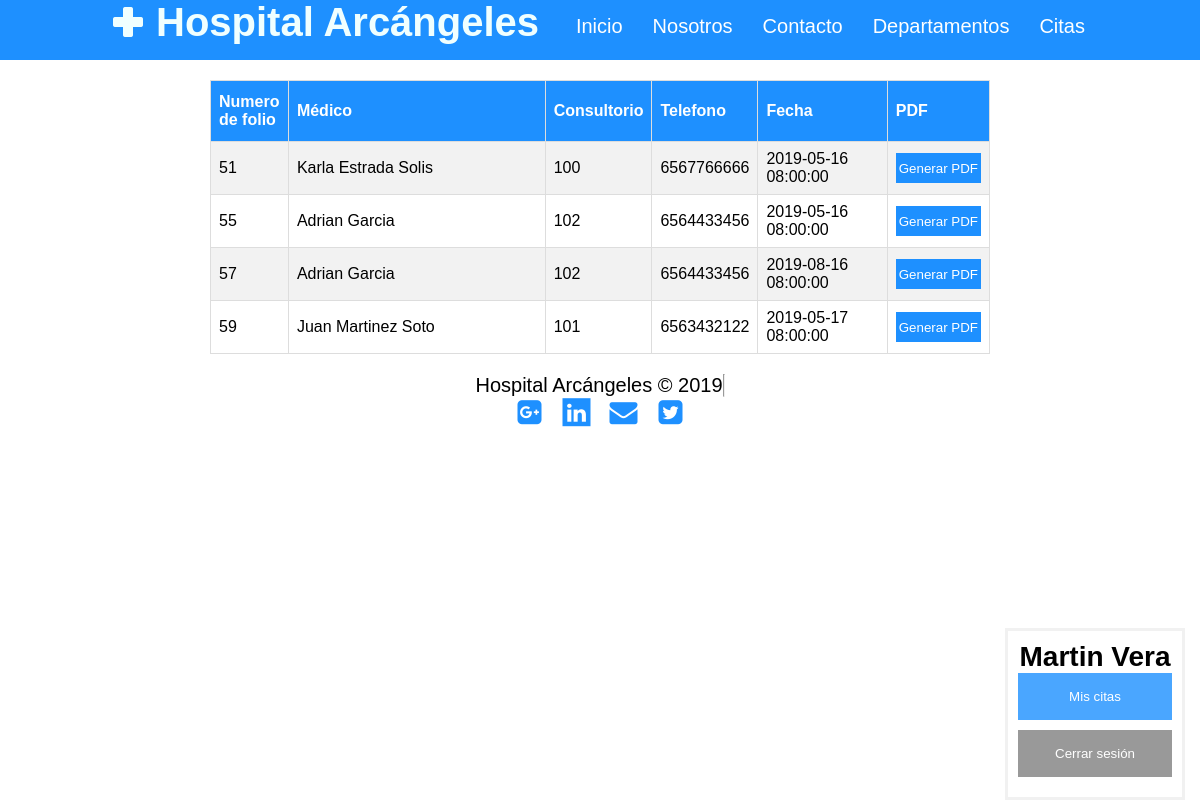
The page /Paginas/CitasUsuarios.php (signed in) on the database its author committed.
### tables this page shows
CREATE TABLE IF NOT EXISTS `citas` (
  `id` int(11) NOT NULL AUTO_INCREMENT,
  `idUsuario` int(11) NOT NULL,
  `idMedico` int(11) NOT NULL,
  `fecha` datetime NOT NULL,
  PRIMARY KEY (`id`),
  KEY `idUsuario` (`idUsuario`),
  KEY `idMedico` (`idMedico`)
);

CREATE TABLE IF NOT EXISTS `medicos` (
  `id` int(11) NOT NULL AUTO_INCREMENT,
  `correo` varchar(100) NOT NULL,
  `password` varchar(50) NOT NULL,
  `nombre` varchar(30) NOT NULL,
  `especialidad` int(11) NOT NULL,
  `consultorio` varchar(5) NOT NULL,
  `telefono` varchar(10) NOT NULL,
  PRIMARY KEY (`id`),
  UNIQUE KEY `correo` (`correo`),
  KEY `fk_especialidad` (`especialidad`)
);

CREATE TABLE IF NOT EXISTS `usuarios` (
  `id` int(11) NOT NULL AUTO_INCREMENT,
  `correo` varchar(50) DEFAULT NULL,
  `contra` varchar(50) DEFAULT NULL,
  `plan` int(11) NOT NULL,
  `nombre` varchar(50) DEFAULT NULL,
  `telefono` varchar(10) DEFAULT NULL,
  `numTarjeta` varchar(16) NOT NULL,
  `fechaVencimiento` date NOT NULL,
  `cvv` varchar(5) NOT NULL,
  PRIMARY KEY (`id`),
  KEY `tipoPlan` (`plan`)
);

### Librerias/ConsultaCitas.php (the view, shortened to what this page needs)
<?php
	include("Conexion.php");
	$idUsuario = $_SESSION['idUsuario'];
	$consultaCitas = "SELECT c.id, m.nombre, m.consultorio, m.telefono, c.fecha
						FROM medicos m, citas c
						WHERE c.idUsuario = $idUsuario AND m.id = c.idMedico";
	$resultado = $mysqli -> query($consultaCitas);
	while($filas = $resultado -> fetch_assoc()) {
		echo "<tr>";
		echo "<td>" . $filas['id'] . "</td>";
		echo "<td>" . $filas['nombre'] . "</td>";
		echo "<td>" . $filas['consultorio'] . "</td>";
		echo "<td>" . $filas['telefono'] . "</td>";
		echo "<td>" . $filas['fecha'] . "</td>";
		echo "<td>
				<form method='post' action='PdfConUsuario.php'>
				<input type='hidden' value='$filas[id]' name='idCita'></input>
				<input class='btn' type='submit' value='Generar PDF'></input>
				</form></td>";
		echo "</tr>";
	}
?>

### Paginas/CitasUsuarios.php (shortened to what this page needs)
<!DOCTYPE html>
<html>
<head>
	<link rel="stylesheet" href="../Estilos/Estilos.css">
    <link rel="stylesheet" href="../Estilos/fontello.css">
    <link rel="stylesheet" href="../Estilos/citasUsuarios.css">
    <link rel="stylesheet" type="text/css" href="../Estilos/FormularioCitas.css">
</head>
<body>
	<header>
		<?php
            include("../Librerias/EncabezadoPie.phtml");
            include("../Librerias/login.phtml");
            subcabecera();
		?>
	</header>
    <main>
    	<table id="tablaCitas">
    		<tr>
    			<th id="folio">Numero de folio</th>
    			<th id="medico">Médico</th>
    			<th id="consultorio">Consultorio</th>
    			<th id="telefono">Telefono</th>
    			<th id="fecha">Fecha</th>
    			<th id="pdf">PDF</th>
    		</tr>
    		<?php include("../Librerias/ConsultaCitas.php");  ?>
    	</table>
    </main>
	<footer>
		<?php pie(); ?>
        <?php
            if (isset($_SESSION['idUsuario'])){
              insertSesion();
            }else{
              insertLogin();
            }
        ?>
	</footer>
</body>
</html>

### Librerias/EncabezadoPie.phtml (shortened to what this page needs)
<?php
	function subcabecera() {
		echo '
        	<div class="contenedor">
            <div class="encabezado">
            <a href="../index.php"><h1 class="icon-hospital">Hospital Arcángeles</h1>
            </div></a>
            <input type="checkbox" id="menu-bar">
            <label class="icon-menu-outline" for="menu-bar"></label>
            <nav class="menu">
                <a href="../index.php">Inicio</a>
                <a href="Nosotros.php">Nosotros</a>
                <a href="Contacto.php">Contacto</a>
                <a href="Departamentos.php">Departamentos</a>
                <a href="Citas.php">Citas</a>
            </nav>
       		</div>
		';
	}
    function pie() {
        echo '
          <div class="contenedor">
              <p class="copy">Hospital Arcángeles &copy; 2019</p>
              <hr><br>
              <div class="sociales">
                  <a class="icon-gplus-squared" chref=""></a>
                  <a class="icon-linkedin-1"href=""></a>
                  <a class="icon-mail-alt" href=""></a>
                  <a class="icon-twitter-squared" href=""></a>
              <div>
        ';
    }
?>

### Librerias/login.phtml (shortened to what this page needs)
<?php
    function insertSesion() {
      require 'Conexion.php';
      $id = $_SESSION['idUsuario'];
      $rows = $mysqli->query("SELECT `nombre` FROM `usuarios` WHERE `id` = '$id'");
      $datos = $rows->fetch_assoc();
      $nombre = $datos['nombre'];
      echo '
          <div class="div-usuario">
              <div class="form-container">
                <h4> '.$nombre.' </h4>
                <button type="button" class="btn-submit" onclick="window.location.href = \'http://localhost/HospitalArcangeles/Paginas/CitasUsuarios.php\';">Mis citas</button>
                <button type="button" class="btn-cancel" onclick="window.location.href = \'http://localhost/HospitalArcangeles/Librerias/logout.php\';">Cerrar sesión</button>
              </div>
            </div>
          </div>';
    }
?>

### Estilos/Estilos.css (style rules this page uses)
* { margin: 0; padding: 0; box-sizing: border-box; }
body { font-family: 'Noto Sans JP', sans-serif; }
header { width: 100%; height: 60px; background: dodgerblue; color: white; position: fixed; top: 0; left: 0; z-index: 100; }
header a { font-size: 20px; top: 0; }
.contenedor { width: 98%; margin: auto; }
h1 { float:left; }
header .contenedor { display: table; }
footer .contenedor { display: flex; flex-wrap: wrap; justify-content: center; padding-bottom: 25px; }
.copy { font-size: 20px; }
.sociales { width: 100%; text-align: center; font-size: 28px; }
.sociales a { color: dodgerblue; text-decoration: none; }
@media (min-width:1024px) { .contenedor { width: 1000px; } }
.encabezado a { text-decoration: none; color: azure; }

### Estilos/citasUsuarios.css (style rules this page uses)
main { width: 65%; margin-left: auto; margin-right: auto; }
#tablaCitas { border-collapse: collapse; width: 100%; margin-top: 80px; margin-bottom: 20px; }
#folio, #consultorio, #fecha, #pdf, #telefono { width: 10%; }
#tablaCitas tr:nth-child(even) { background-color: #f2f2f2; }
#tablaCitas td, #tablaCitas th { border: 1px solid #ddd; padding: 8px; }
#tablaCitas th { padding-top: 12px; padding-bottom: 12px; text-align: left; background-color: dodgerblue; color: white; }
#tablaCitas .btn { width: 100%; height: 30px; padding: 3px; border-style: none; color: white; background-color: dodgerblue; }

### Estilos/FormularioCitas.css (style rules this page uses)
#fecha { flex-wrap: wrap; width: 16.6%; }

### Estilos/Menu.css (style rules this page uses)
.menu { position: absolute; top: 50px; left: 0; width: 100%; height: auto; background: rgba(30, 144, 255, 0.7); transition: all 0.5s; transform: translateX(-100%) }
.menu a { display: block; color: #fff; height: 50px; text-decoration: none; padding: 15px; border-bottom: 1px solid rgba(255, 255, 255,0.3); }
@media (min-width:1024px) { .menu { position: static; width: auto; height: auto; transform: translateX(0%); float: right; display: flex; } }
@media (min-width:1024px) { .menu a { border: none; } }

### Estilos/Contacto.css (style rules this page uses)
.ContactoN td,td { border-bottom: 1px solid #ddd; }

### Estilos/Login.css (style rules this page uses)
.div-usuario { display: block; position: fixed; bottom: 0; right: 15px; border: 3px solid #f1f1f1; z-index: 9; width: 15%; }
.form-container { width: 100%; padding: 10px; background-color: white; }
.form-container .btn-submit { background-color: dodgerblue; color: white; padding: 16px 20px; border: none; cursor: pointer; width: 100%; margin-bottom:10px; opacity: 0.8; }
.form-container .btn-cancel { background-color: grey; color: white; padding: 16px 20px; border: none; cursor: pointer; width: 100%; margin-bottom:10px; opacity: 0.8; }

### rows shown on the page
citas: id "51", idMedico.nombre "Karla Estrada Solis", idMedico.consultorio "100", idMedico.telefono "6567766666", fecha "2019-05-16 08:00:00"
citas: id "55", idMedico.nombre "Adrian Garcia", idMedico.consultorio "102", idMedico.telefono "6564433456", fecha "2019-05-16 08:00:00"
citas: id "57", idMedico.nombre "Adrian Garcia", idMedico.consultorio "102", idMedico.telefono "6564433456", fecha "2019-08-16 08:00:00"
citas: id "59", idMedico.nombre "Juan Martinez Soto", idMedico.consultorio "101", idMedico.telefono "6563432122", fecha "2019-05-17 08:00:00"
usuarios: nombre "Martin Vera"
